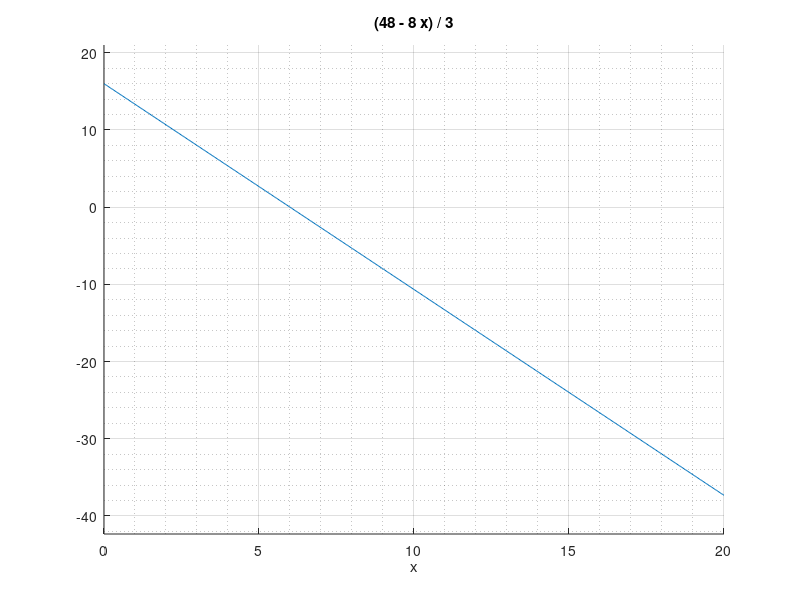

Write the MATLAB code that produced this figure. (Note: this script raises an error after producing the figure.)
% Graphical Solution
clear; close all; clc;
load constraints_inline;

obj = @(x) -1.2*x;

figure(1); hold on; grid on; grid minor; legend_list = {};
H1 = ezplot(c1, [0 20]); legend_list = [legend_list 'Constraint 1'];
H1.LineWidth = 3;
H2 = ezplot(c2, [0 20]); legend_list = [legend_list 'Constraint 2'];
H2.LineWidth = 3;
H3 = ezplot(c3, [0 20]); legend_list = [legend_list 'Constraint 3'];
H3.LineWidth = 3;

for c = 0.0129:5e-3:0.03
    obj_now = @(x) c*1e3 + obj(x);
    H = ezplot(obj_now, [0 20]);
    legend_string = ['cost = ' num2str(c)];
    if c == 0.0129
        legend_string = [legend_string ' (optimum)'];
    end
    legend_list = [legend_list legend_string];
    H.LineWidth = 2;
    H.LineStyle = '--';
end

xlim([0 20]);
ylim([0 20]);
legend(legend_list{:});
xlabel('Gaines Ration Dog Food (grams)');
ylabel('Kennel Ration Dog Food (grams)');

points = [];
for i=0:0.5:20
    for j=0:0.5:20
        if constraint1(i,j) && constraint2(i,j) && constraint3(i,j)
            points = [points ; i j];
        end
    end
end
scatter(points(:,1), points(:,2), 5, 'red', 'filled');